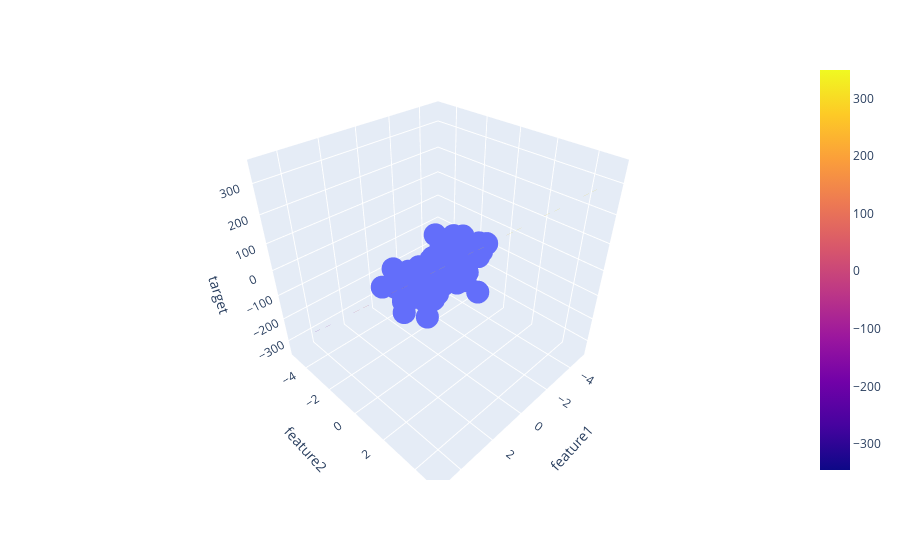

The notebook cell this image was saved under:
### Code cell
fig = px.scatter_3d(df, x='feature1', y='feature2', z='target')

fig.add_trace(go.Surface(x = x, y = y, z =z ))

fig.show()
